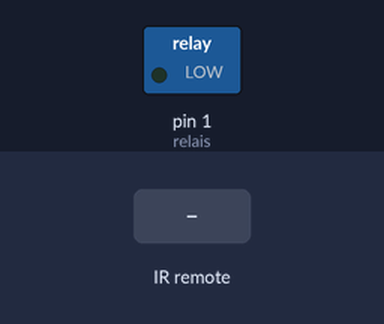
A sketch run on a simulated Arduino Uno, built with avr-gcc and run on an emulated ATmega328P. Parts: switched loads named in the sketch (green lamp = pin HIGH). The inputs (shaded band) are chosen by the test bench.

Above: at 1.2 s.
1.3 s: infrared code 0x20DF22DD received
At 1.7 s:
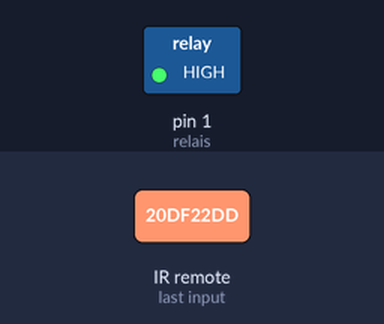
Timing chart, 0 to 4.3 s (numbered marks = the images above; inputs shaded):
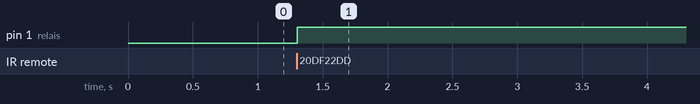

The sketch:

sketch_jan05b.ino
```cpp
#include <IRremote.h>
#define relais 1
int RECVPIN=11;
byte etat_relais=0;
IRrecv decodage_de_la_donnee(RECVPIN);
decode_results touche_choisie;


void setup() {

pinMode(relais,OUTPUT);
digitalWrite(relais,LOW);
decodage_de_la_donnee.enableIRIn();
}

void loop() {

if(decodage_de_la_donnee.decode(&touche_choisie))
{
   if(touche_choisie.value == 0X20DF22DD) // touche ok sure
   {
      etat_relais = !etat_relais;
      digitalWrite(relais,etat_relais);
   }

   /*switch (touche_choisie.value)
   {
      case 0X20DF22DD :
      etat_relais = !etat_relais;
      digitalWrite(relais,etat_relais);
      break;

      default :
      etat_relais = !etat_relais;
      digitalWrite(relais,etat_relais);
   }*/

 decodage_de_la_donnee.resume();
}
delay(5);
}
```

Measured:
- after the input at 1.3 s, pin 1 (relais): LOW → HIGH at once
